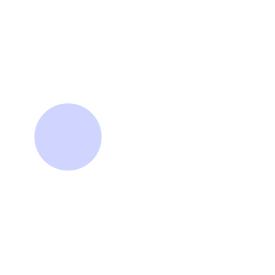
Frame 1 (no input)
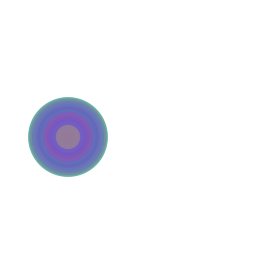
Frame 60 (the mouse pressed at the canvas centre just before this capture)
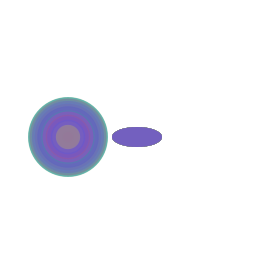
Frame 120 (the mouse held since frame 60 and released just before this capture)

The Processing sketch that drew these frames (run headless with seeded random() and noise(); from frame 60 on, the mouse is pressed at the canvas centre):

// Processing sketch: processing_133630
// ── processing_133630.pde

int counter;

void setup() {  //setup function called initially, only once
  size(275, 275);
  background(255);  //set background white
  colorMode(HSB);   //set colors to Hue, Saturation, Brightness mode
  counter = 0;
}

void draw() {  //draw function loops 
  counter++;
  noStroke();
  fill(random(255),240,255,50);
  
  if(mousePressed == true) { //add some interaction
    ellipse(mouseX, mouseY, 50, 20);
  }
  else {
    ellipse(width/4, height/2, 80*sin(counter), 80*sin(counter));
  }
}
